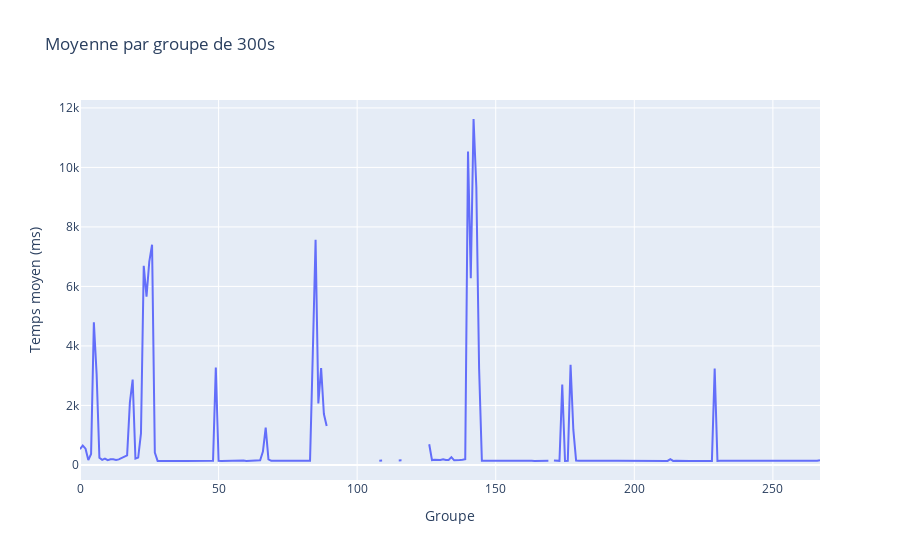

Notebook code for this chart:
### Code cell
rdd_grp = rdd_indexed.map(lambda x: (x[1] // 300, x[0])) \
                 .groupByKey() \
                 .mapValues(list) \
                 .sortByKey()

moy_grp = moyenne_par_groupe(rdd_grp)

df_moy = pd.DataFrame(moy_grp.collect(), columns=['Groupe', 'Moyenne'])
df_moy['Moyenne'] = df_moy['Moyenne'].astype(float)

fig = px.line(df_moy, x='Groupe', y='Moyenne', title='Moyenne par groupe de 300s')
fig.update_layout(xaxis_title='Groupe', yaxis_title='Temps moyen (ms)')
fig.show()

### Figure 1 — Plotly figure (JSON) as saved in the notebook; plotly's stock layout.template omitted (floating-point values rounded to 4 significant figures; data arrays with more than 128 entries replaced by an {"elided": "..."} marker saying what was removed)
{"data": [{"hovertemplate": "Groupe=%{x}<br>Moyenne=%{y}<extra></extra>", "legendgroup": "", "line": {"color": "#636efa", "dash": "solid"}, "marker": {"symbol": "circle"}, "mode": "lines", "name": "", "orientation": "v", "showlegend": false, "type": "scatter", "x": {"elided": "268 int values"}, "xaxis": "x", "y": {"elided": "268 float values"}, "yaxis": "y"}], "layout": {"legend": {"tracegroupgap": 0}, "title": {"text": "Moyenne par groupe de 300s"}, "xaxis": {"anchor": "y", "domain": [0, 1], "title": {"text": "Groupe"}}, "yaxis": {"anchor": "x", "domain": [0, 1], "title": {"text": "Temps moyen (ms)"}}}}
